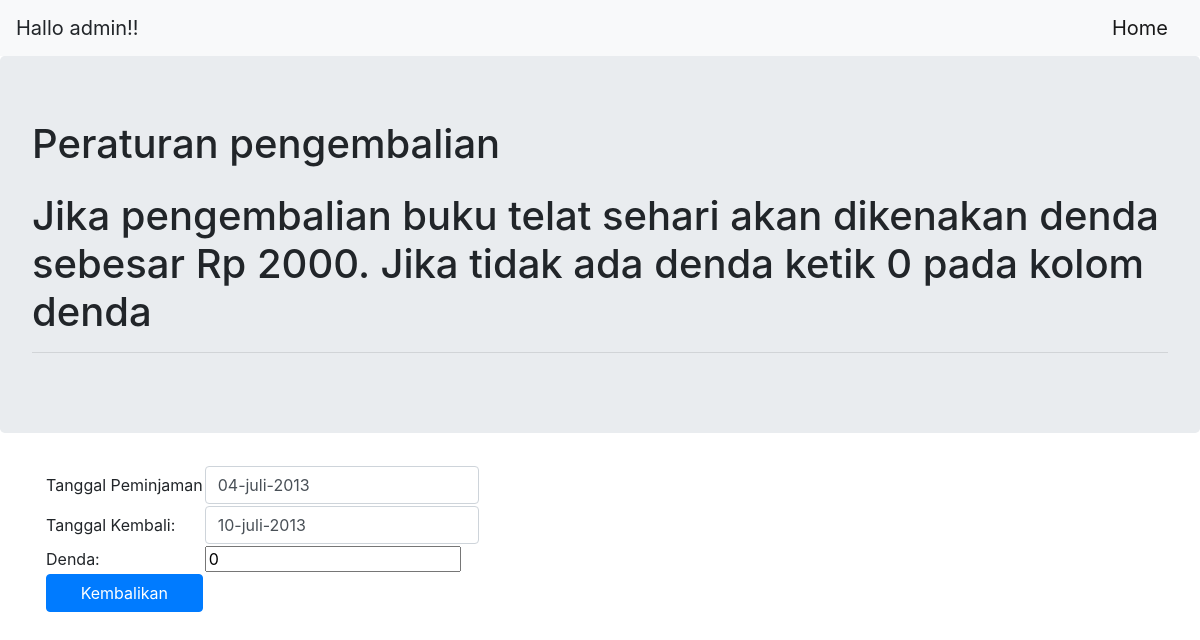
The app's page /proses_pengembalian.php?id=08044165 with its own data.
### tables this page shows
CREATE TABLE `tabel_peminjaman` (
  `id_peminjam` varchar(100) NOT NULL,
  `nama_peminjam` varchar(100) NOT NULL,
  `alamat_peminjam` varchar(100) NOT NULL,
  `judul_buku` varchar(100) NOT NULL,
  `tanggal_pinjam` varchar(100) NOT NULL,
  `tanggal_kembali` varchar(100) NOT NULL,
  `denda` varchar(100) NOT NULL,
  `status_peminjaman` varchar(100) NOT NULL
);

### proses_pengembalian.php (the view, shortened to what this page needs)
<?php
include 'koneksi.php';
$id         = $_GET['id'];
$buku       = mysqli_query($conn, "select * from tabel_peminjaman where id_peminjam='$id'");
$row        = mysqli_fetch_array($buku);
?>
<html>
    <head>
        <link rel="stylesheet" href="css/bootstrap.min.css">
    </head>
    <body>
    <nav class="navbar navbar-light bg-light">
        <a class="navbar-brand">Hallo admin!!</a>
        <a class="navbar-brand ml-auto" href="index_admin.php">Home</a>
    </nav>
    <div class="jumbotron">
        <h1 class="display-10 mb-4">Peraturan pengembalian<h1>
            <p>Jika pengembalian buku telat sehari akan dikenakan denda sebesar Rp 2000.
                Jika tidak ada denda ketik 0 pada kolom denda<hr>
    </div>
        <div class= "container mt-3">
        <form method="post" action="">
            <table>
                <div class="form-group">
                <tr><td>Tanggal Peminjaman</td><td><input value="<?php echo $row['tanggal_pinjam'];?>" class ="form-control"type="text" name="tanggal_p"></td></tr>
                </div>
                <div class="form-group">
                <tr><td>Tanggal Kembali:</td><td><input type="text" value="<?php echo $row['tanggal_kembali'];?>" class="form-control" name="tanggal_k"></td></tr>
                </div>
                <div class ="form-group">
                <tr><td>Denda:</td><td><input type="text" value="<?php echo $row['denda'];?>" name="denda"></td></tr>
                </div>
                <div class="form-group">
                <tr><td><button type="submit" name="oke" class="btn btn-primary btn-block" value="simpan">Kembalikan</button>
                </div>
            </table>
        </form>
    </div>
    </body>
</html>

### records on screen
tabel_peminjaman: tanggal_p "04-juli-2013", tanggal_k "10-juli-2013", denda "0"
